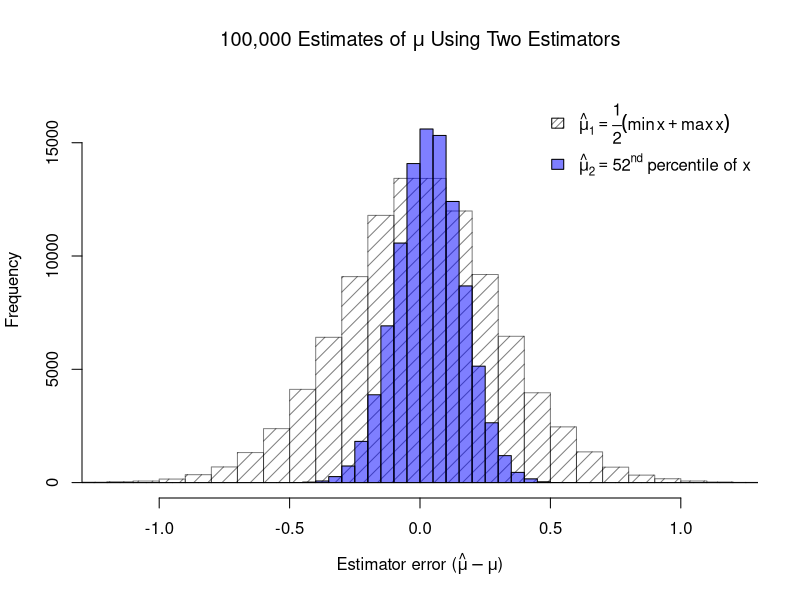
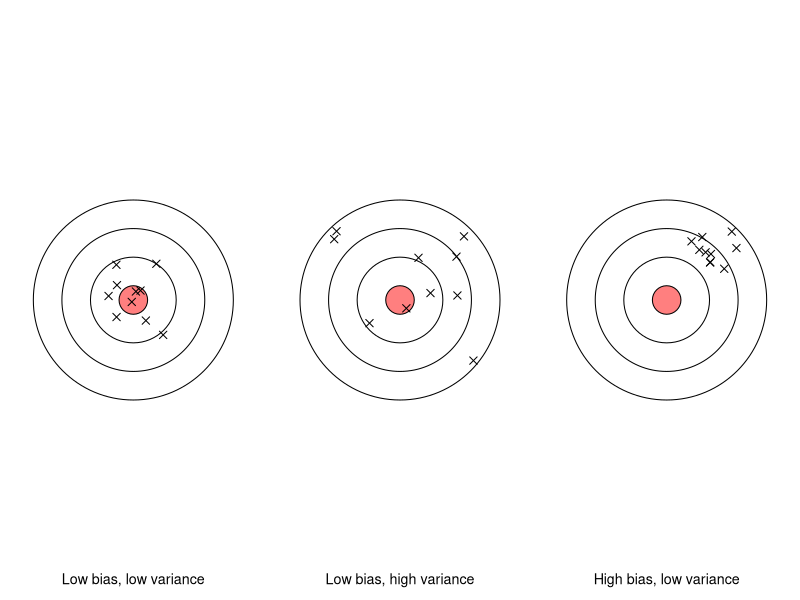

The R source for these figures, in order:
## ---- chunk 1
#| label: fig-biasvariance
#| code-fold: true
#| fig-cap: "The bias and variance of two different estimators"

#bias-variance tradeoff of normal estimators
set.seed(2001)
norm.samp <- matrix(rnorm(10000000),ncol=100)
norm.samp <- t(apply(norm.samp,1,sort))
mu.est1 <- (norm.samp[,1]+norm.samp[,100])/2
mu.est2 <- norm.samp[,52]

hist(mu.est1,col='#00000080',density=10,
     breaks=seq(-1.6,1.6,0.1),ylim=c(0,17000),xlim=c(-1.2,1.2),
     main=expression(paste('100,000 Estimates of ',mu,' Using Two Estimators')),
     xlab=expression(paste('Estimator error (',hat(mu)-mu,')')))
hist(mu.est2,col='#0000ff80',add=TRUE,breaks=seq(-1.6,1.6,0.05))
legend(x='topright',legend=c(expression(hat(mu)[1] == frac(1,2)(min(x)+max(x))),
                             expression(paste(hat(mu)[2] == 52^nd,' percentile of x'))),
       density=c(20,-1),fill=c('#00000080','#0000ff80'),bty='n')
## ---- chunk 2
#| label: fig-archerybias
#| code-fold: true
#| fig-cap: "Archery analogy for the concepts of bias and variance"

#bias-variance archery examples
set.seed(1138)
par(mfrow=c(1,3),bty='n',mar=rep(1,4))
plot(0,0,xlim=c(-9,9),ylim=c(-9,9),axes=FALSE,asp=1,ann=FALSE)
symbols(rep(0,4),rep(0,4),circles=c(7,5,3,1),add=TRUE,
        bg=c('#ffffff','#ffffff','#ffffff','#ff000080'))
points(runif(10,-3,3),runif(10,-3,3),pch=4,cex=1.5)
title(sub='Low bias, low variance',line=-1,cex.sub=1.3)
plot(0,0,xlim=c(-9,9),ylim=c(-9,9),axes=FALSE,asp=1,ann=FALSE)
symbols(rep(0,4),rep(0,4),circles=c(7,5,3,1),add=TRUE,
        bg=c('#ffffff','#ffffff','#ffffff','#ff000080'))
points(runif(10,-6,6),runif(10,-6,6),pch=4,cex=1.5)
title(sub='Low bias, high variance',line=-1,cex.sub=1.3)
plot(0,0,xlim=c(-9,9),ylim=c(-9,9),axes=FALSE,asp=1,ann=FALSE)
symbols(rep(0,4),rep(0,4),circles=c(7,5,3,1),add=TRUE,
        bg=c('#ffffff','#ffffff','#ffffff','#ff000080'))
points(runif(10,2,6),runif(10,2,6),pch=4,cex=1.5)
title(sub='High bias, low variance',line=-1,cex.sub=1.3)
